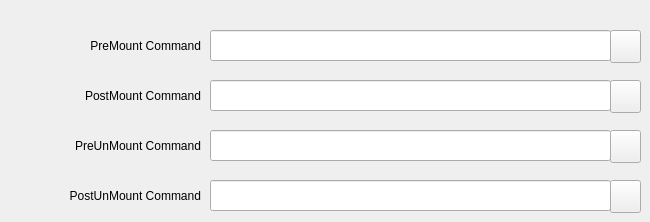
      <widget class="QWidget" name="tabCustomCommands">
       <attribute name="title">
        <string>Custom Commands</string>
       </attribute>
       <widget class="QLabel" name="label_8">
        <property name="geometry">
         <rect>
          <x>0</x>
          <y>30</y>
          <width>201</width>
          <height>31</height>
         </rect>
        </property>
        <property name="text">
         <string>PreMount Command</string>
        </property>
        <property name="alignment">
         <set>Qt::AlignRight|Qt::AlignTrailing|Qt::AlignVCenter</set>
        </property>
        <property name="wordWrap">
         <bool>true</bool>
        </property>
       </widget>
       <widget class="QLabel" name="label_9">
        <property name="geometry">
         <rect>
          <x>0</x>
          <y>80</y>
          <width>201</width>
          <height>31</height>
         </rect>
        </property>
        <property name="text">
         <string>PostMount Command</string>
        </property>
        <property name="alignment">
         <set>Qt::AlignRight|Qt::AlignTrailing|Qt::AlignVCenter</set>
        </property>
        <property name="wordWrap">
         <bool>true</bool>
        </property>
       </widget>
       <widget class="QLabel" name="label_10">
        <property name="geometry">
         <rect>
          <x>0</x>
          <y>130</y>
          <width>201</width>
          <height>31</height>
         </rect>
        </property>
        <property name="text">
         <string>PreUnMount Command</string>
        </property>
        <property name="alignment">
         <set>Qt::AlignRight|Qt::AlignTrailing|Qt::AlignVCenter</set>
        </property>
        <property name="wordWrap">
         <bool>true</bool>
        </property>
       </widget>
       <widget class="QLabel" name="label_11">
        <property name="geometry">
         <rect>
          <x>0</x>
          <y>180</y>
          <width>201</width>
          <height>31</height>
         </rect>
        </property>
        <property name="text">
         <string>PostUnMount Command</string>
        </property>
        <property name="alignment">
         <set>Qt::AlignRight|Qt::AlignTrailing|Qt::AlignVCenter</set>
        </property>
        <property name="wordWrap">
         <bool>true</bool>
        </property>
       </widget>
       <widget class="QLineEdit" name="lineEditPreMount">
        <property name="geometry">
         <rect>
          <x>210</x>
          <y>30</y>
          <width>401</width>
          <height>31</height>
         </rect>
        </property>
       </widget>
       <widget class="QLineEdit" name="lineEditPreUnMount">
        <property name="geometry">
         <rect>
          <x>210</x>
          <y>130</y>
          <width>401</width>
          <height>31</height>
         </rect>
        </property>
       </widget>
       <widget class="QLineEdit" name="lineEditPostMount">
        <property name="geometry">
         <rect>
          <x>210</x>
          <y>80</y>
          <width>401</width>
          <height>31</height>
         </rect>
        </property>
       </widget>
       <widget class="QLineEdit" name="lineEditPostUnmount">
        <property name="geometry">
         <rect>
          <x>210</x>
          <y>180</y>
          <width>401</width>
          <height>31</height>
         </rect>
        </property>
       </widget>
       <widget class="QPushButton" name="pbPreMount">
        <property name="geometry">
         <rect>
          <x>610</x>
          <y>30</y>
          <width>31</width>
          <height>33</height>
         </rect>
        </property>
        <property name="text">
         <string/>
        </property>
       </widget>
       <widget class="QPushButton" name="pbPostMount">
        <property name="geometry">
         <rect>
          <x>610</x>
          <y>80</y>
          <width>31</width>
          <height>33</height>
         </rect>
        </property>
        <property name="text">
         <string/>
        </property>
       </widget>
       <widget class="QPushButton" name="pbPreUnMount">
        <property name="geometry">
         <rect>
          <x>610</x>
          <y>130</y>
          <width>31</width>
          <height>33</height>
         </rect>
        </property>
        <property name="text">
         <string/>
        </property>
       </widget>
       <widget class="QPushButton" name="pbPostUnmount">
        <property name="geometry">
         <rect>
          <x>610</x>
          <y>180</y>
          <width>31</width>
          <height>33</height>
         </rect>
        </property>
        <property name="text">
         <string/>
        </property>
       </widget>
      </widget>
